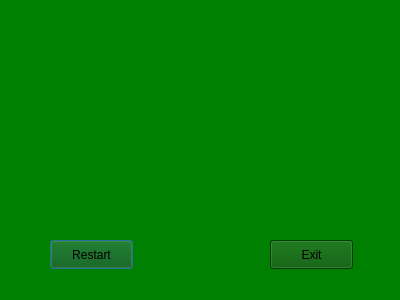
<?xml version="1.0" encoding="UTF-8"?>
<ui version="4.0">
 <class>Endgamewindow</class>
 <widget class="QDialog" name="Endgamewindow">
  <property name="geometry">
   <rect>
    <x>0</x>
    <y>0</y>
    <width>400</width>
    <height>300</height>
   </rect>
  </property>
  <property name="windowTitle">
   <string>Cities</string>
  </property>
  <property name="windowIcon">
   <iconset resource="resources.qrc">
    <normaloff>:/img/cities_icon.png</normaloff>:/img/cities_icon.png</iconset>
  </property>
  <property name="styleSheet">
   <string notr="true">QDialog {
	background-color: green;
}</string>
  </property>
  <widget class="QPushButton" name="restart_button">
   <property name="geometry">
    <rect>
     <x>50</x>
     <y>240</y>
     <width>83</width>
     <height>29</height>
    </rect>
   </property>
   <property name="styleSheet">
    <string notr="true">QPushButton {
	background-color: rgb(0, 85, 0);
}

QPushButton:hover {
	background-color:  rgb(0, 102, 0);
}

QPushButton:pressed {
	background-color:  rgb(0, 124, 0);
}</string>
   </property>
   <property name="text">
    <string>Restart</string>
   </property>
  </widget>
  <widget class="QPushButton" name="exit_button">
   <property name="geometry">
    <rect>
     <x>270</x>
     <y>240</y>
     <width>83</width>
     <height>29</height>
    </rect>
   </property>
   <property name="styleSheet">
    <string notr="true">QPushButton {
	background-color: rgb(0, 85, 0);
}

QPushButton:hover {
	background-color:  rgb(0, 102, 0);
}

QPushButton:pressed {
	background-color:  rgb(0, 124, 0);
}</string>
   </property>
   <property name="text">
    <string>Exit</string>
   </property>
  </widget>
  <widget class="QLabel" name="game_result">
   <property name="geometry">
    <rect>
     <x>110</x>
     <y>70</y>
     <width>171</width>
     <height>61</height>
    </rect>
   </property>
   <property name="text">
    <string>&lt;html&gt;&lt;head/&gt;&lt;body&gt;&lt;p&gt;&lt;br/&gt;&lt;/p&gt;&lt;/body&gt;&lt;/html&gt;</string>
   </property>
  </widget>
 </widget>
 <resources>
  <include location="resources.qrc"/>
 </resources>
 <connections/>
</ui>
